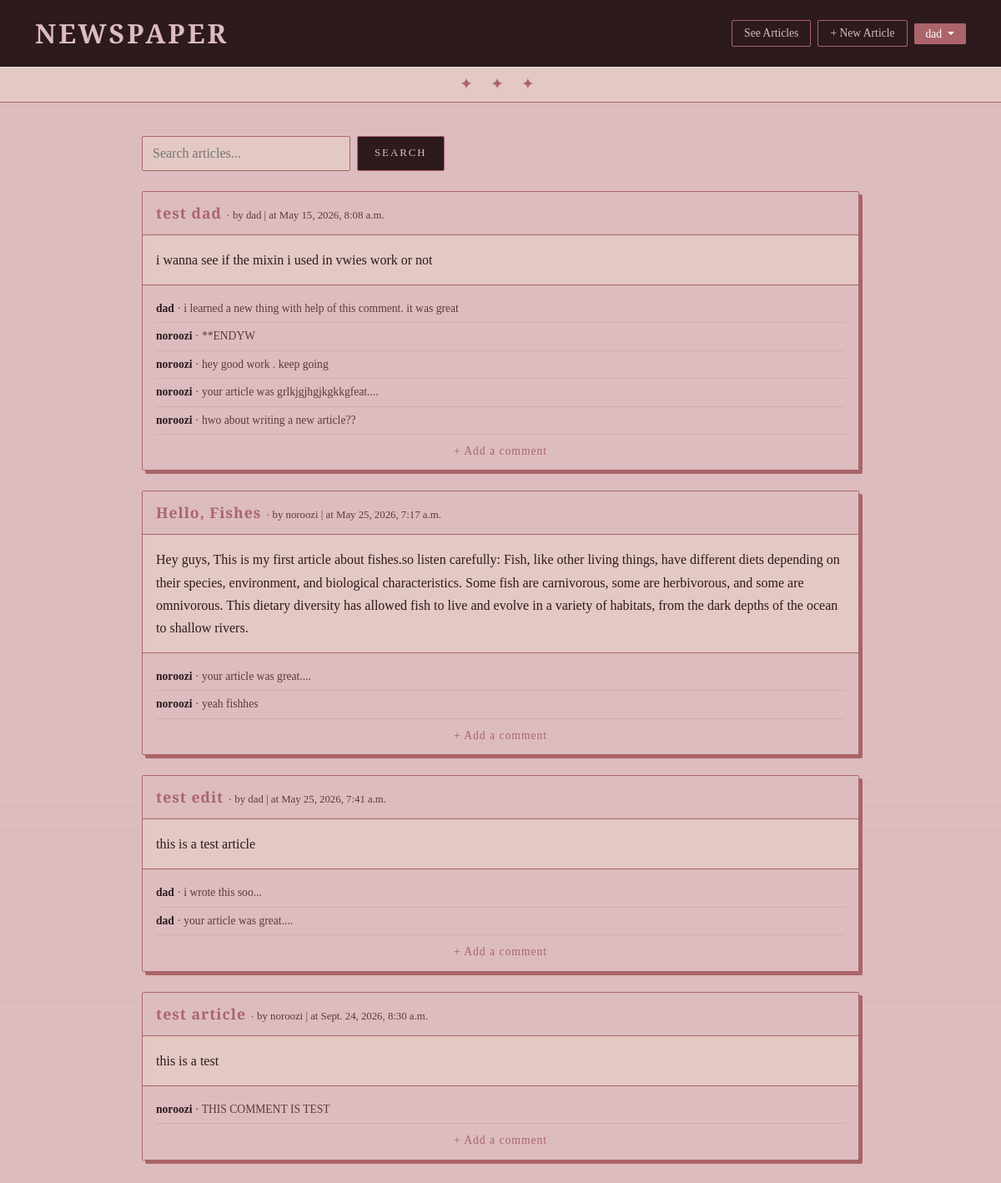
Page /articles/ (signed in) on the committed database.
### accounts/models.py (models this page shows)
class CustomUser(AbstractUser):
    age = models.PositiveIntegerField(null=True, blank=True)

### articles/models.py (models this page shows, shortened)
class Article(models.Model):
    title = models.CharField(max_length=255)
    body = models.TextField()
    date = models.DateTimeField(auto_now_add=True)
    author = models.ForeignKey(
        settings.AUTH_USER_MODEL,
        on_delete=models.CASCADE,
    )
    views = models.IntegerField(default=0)
    viewers = models.ManyToManyField(
        settings.AUTH_USER_MODEL,
        related_name='viewed_articles',
        blank=True
    )
    likes = models.ManyToManyField(
        settings.AUTH_USER_MODEL,
        related_name='liked_articles',
        blank=True
    )

class Comment(models.Model):
    article = models.ForeignKey(
        Article,
        on_delete=models.CASCADE,
    )
    comment = models.TextField(default="your article was great....")
    author = models.ForeignKey(
        settings.AUTH_USER_MODEL,
        on_delete=models.CASCADE,
    )
    def __str__(self):
        return self.comment

### articles/views.py (the view)
# urls.py: path("", ArticleList.as_view(), name="article_list"),
class ArticleList(mixins.CustomLoginNeededMixin, ListView):
    model = models.Article
    template_name = "article_list.html"
    def get_queryset(self):
        query = self.request.GET.get('q', '').strip()  # fix spaces
        if query:
            words = query.split()  # split into individual words
            filters = Q()
            for word in words:
                filters &= Q(title__icontains=word) | Q(body__icontains=word)
            return models.Article.objects.filter(filters)
        return models.Article.objects.all().order_by('-views')
    def get_context_data(self, **kwargs):
        context = super().get_context_data(**kwargs)
        context['query'] = self.request.GET.get('q', '')
        return context

### articles/mixins.py (called while the page is built)
    def dispatch(self, request, *args, **kwargs):
        if not request.user.is_authenticated:
            return redirect(self.login_url)
        return super().dispatch(request, *args, **kwargs)

### templates/article_list.html (shortened to what this page needs)
{% extends "base.html" %}
{% block content %}
    <form method="GET" action="" class="search-form">
        <input type="text" name="q" value="{{ query }}" placeholder="Search articles...">
        <button type="submit">Search</button>
    </form>
    {% for article in article_list %}
        <div class="article-card">
            <div class="article-header">
                <a href="{% url 'article_detail' article.pk %}" class="article-title">
                    {{ article.title }}
                </a>
                <span class="article-meta"> &middot; by {{ article.author }} | at {{ article.date }}</span>
            </div>
            <div class="article-body">
                {{ article.body }}
            </div>
            <div class="article-comments">
                {% for comment in article.comment_set.all %}
                    <div class="comment-item">
                        <span class="comment-author">{{ comment.author }}</span>
                        &middot; {{ comment }}
                    </div>
                {% endfor %}
                <a href="{% url 'article_detail' article.pk %}" class="add-comment-link">
                    + Add a comment
                </a>
            </div>
        </div>
    {% endfor %}
{% endblock content %}

### templates/base.html (shortened to what this page needs)
<!DOCTYPE html>
<html>
<head>
    {% block qq %}<link href="https://cdn.jsdelivr.net/npm/bootstrap@5.3.3/dist/css/bootstrap.min.css" rel="stylesheet"/>{% endblock qq %}
</head>
<body>
    <header class="p-3 border-bottom">
        <div class="container">
            <div class="d-flex flex-wrap align-items-center justify-content-between">
                <a href="{% url 'home' %}" class="navbar-brand">Newspaper</a>
                <div class="d-flex align-items-center gap-2">
                    {% if user.is_authenticated %}
                        <a href="{% url 'article_list' %}" class="btn-new">See Articles</a>
                        <a href="{% url 'article_create' %}" class="btn-new">+ New Article</a>
                        <div class="dropdown">
                            <a href="#" class="btn-user dropdown-toggle" id="dropdownUser1" data-bs-toggle="dropdown" aria-expanded="false">
                                {{ user.username }}
                            </a>
                        </div>
                    {% else %}
                        <a href="{% url 'login' %}" class="btn-login">Log In</a>
                        <a href="{% url 'signup' %}" class="btn-signup">Sign Up</a>
                    {% endif %}
                </div>
            </div>
        </div>
    </header>
    <div class="header-divider">✦ ✦ ✦</div>
    <main>
        {% block content %}
        {% endblock content %}
    </main>
</body>
</html>

### templates/base.html (style rules this page uses)
:root { --bg: #dcbcbf; --surface: #e3c8c3; --border: #ab646a; --dark: #2c1a1d; --text: #2c1a1d; --text-light: #5c3a3e; --accent: #ab646a; --accent-hover: #8a4a50; }
* { margin: 0; padding: 0; box-sizing: border-box; }
body { background-color: var(--bg); background-image: repeating-linear-gradient( 0deg, transparent, transparent 28px, rgba(171, 100, 106, 0.07) 28px, rgba(171, 100, 106, 0.07) 29px ); color: var(--text); font-family: Georgia, serif; min-height: 100vh; }
header { background-color: var(--dark); border-bottom: 3px double var(--border) !important; padding: 12px 30px !important; margin-bottom: 0 !important; }
.navbar-brand { color: var(--bg) !important; font-size: 2rem; font-weight: 700; font-family: 'Playfair Display', Georgia, serif; letter-spacing: 3px; text-decoration: none; text-transform: uppercase; }
.header-divider { text-align: center; color: var(--border); font-size: 1.2rem; letter-spacing: 8px; padding: 6px 0; background-color: var(--surface); border-bottom: 1px solid var(--border); }
.btn-new { background-color: transparent; color: var(--bg); border: 1px solid var(--border); padding: 5px 14px; border-radius: 2px; text-decoration: none; font-size: 0.85rem; font-family: 'Playfair Display', serif; transition: 0.3s; }
.btn-user { background-color: var(--accent); color: white !important; border: none; padding: 5px 14px; border-radius: 2px; text-decoration: none; font-size: 0.85rem; font-family: 'Playfair Display', serif; transition: 0.3s; }
main { max-width: 900px; margin: 40px auto; padding: 0 20px; }

### templates/article_list.html (style rules this page uses)
.search-form { display: flex; gap: 8px; margin-bottom: 24px; }
.search-form input[type=text] { background-color: var(--surface); border: 1px solid var(--border); border-radius: 2px; padding: 8px 12px; font-family: Georgia, serif; color: var(--dark); width: 250px; transition: 0.3s; }
.search-form button { background-color: var(--dark); color: var(--bg); border: 1px solid var(--border); border-radius: 2px; padding: 8px 20px; font-family: 'Playfair Display', Georgia, serif; letter-spacing: 2px; text-transform: uppercase; cursor: pointer; transition: 0.3s; font-size: 0.8rem; }
.article-card { background-color: var(--surface); border: 1px solid var(--border); border-radius: 2px; margin-bottom: 24px; box-shadow: 4px 4px 0px var(--border); }
.article-header { padding: 12px 16px; border-bottom: 1px solid var(--border); background-color: var(--bg); }
.article-title { font-family: 'Playfair Display', Georgia, serif; font-size: 1.1rem; font-weight: bold; color: var(--accent); text-decoration: none; letter-spacing: 1px; transition: 0.3s; }
.article-meta { font-size: 0.8rem; color: var(--text-light); font-family: Georgia, serif; }
.article-body { padding: 16px; font-family: Georgia, serif; color: var(--dark); line-height: 1.7; border-bottom: 1px solid var(--border); }
.article-comments { padding: 12px 16px; background-color: var(--bg); }
.comment-item { font-size: 0.85rem; color: var(--text-light); font-family: Georgia, serif; padding: 6px 0; border-bottom: 1px solid rgba(171, 100, 106, 0.2); }
.comment-author { font-weight: bold; color: var(--dark); }
.add-comment-link { display: block; text-align: center; margin-top: 10px; color: var(--accent); font-family: 'Playfair Display', Georgia, serif; font-size: 0.85rem; text-decoration: none; letter-spacing: 1px; transition: 0.3s; }

### rows in the picture
CustomUser: username "dad"
Article: title "test dad", author "dad", date "May 15, 2026, 8:08 a.m.", body "i wanna see if the mixin i used in vwies work or not"
Comment: author "dad", comment "i learned a new thing with help of this comment. it was great"
Comment: author "noroozi", comment "**ENDYW"
Comment: author "noroozi", comment "hey good work . keep going"
Comment: author "noroozi", comment "your article was grlkjgjhgjkgkkgfeat...."
Comment: author "noroozi", comment "hwo about writing a new article??"
Article: title "Hello, Fishes", author "noroozi", date "May 25, 2026, 7:17 a.m.", body "Hey guys, This is my first article about fishes.so listen carefully: Fish, like other living things, have different diets depending on their species, environment, and biological characteristics. Some fish are carnivorous, some are herbivorous, and some are omnivorous. This dietary diversity has allowed fish to live and evolve in a variety of habitats, from the dark depths of the ocean to shallow rivers."
Comment: author "noroozi", comment "your article was great...."
Comment: author "noroozi", comment "yeah fishhes"
Article: title "test edit", author "dad", date "May 25, 2026, 7:41 a.m.", body "this is a test article"
Comment: author "dad", comment "i wrote this soo..."
Comment: author "dad", comment "your article was great...."
Article: title "test article", author "noroozi", date "Sept. 24, 2026, 8:30 a.m.", body "this is a test"
Comment: author "noroozi", comment "THIS COMMENT IS TEST"
